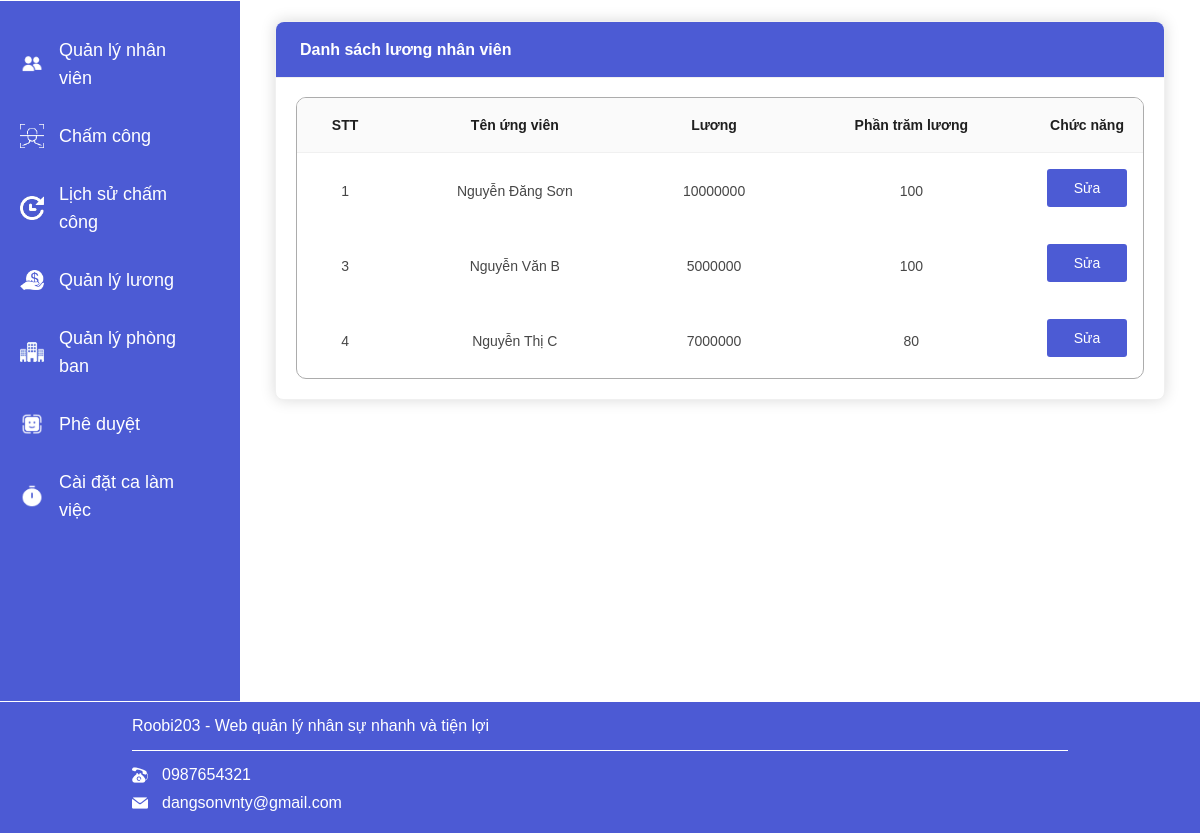
The page /web_qlns/home/ql_luong.php on the database its author committed.
### tables this page shows
CREATE TABLE IF NOT EXISTS `ql_luong` (
`STT` int(11) NOT NULL,
  `id_nv` int(11) NOT NULL,
  `luong` varchar(30) NOT NULL,
  `phantram` varchar(30) NOT NULL
);

CREATE TABLE IF NOT EXISTS `user_nv` (
`id_nv` int(11) NOT NULL,
  `id_cty` int(11) NOT NULL,
  `name_nv` varchar(50) NOT NULL,
  `sdt_nv` varchar(20) NOT NULL,
  `email_nv` varchar(100) NOT NULL,
  `passwords_nv` varchar(50) NOT NULL,
  `sex` varchar(10) NOT NULL,
  `birthday` varchar(15) NOT NULL,
  `id_phong` int(11) NOT NULL,
  `chucvu` varchar(20) NOT NULL,
  `duyet` int(2) NOT NULL,
  `diachi` text NOT NULL,
  `congviec` varchar(50) NOT NULL
);

### web_qlns/home/ql_luong.php (the view, shortened to what this page needs)
<!DOCTYPE html>
<head>
    <link rel="stylesheet" href="../css/view.css" type="text/css" />
    <link rel="stylesheet" href="../css/history_timekeeping.css" type="text/css" />
    <link rel="stylesheet" href="../css/register_company.css" type="text/css" />
    <link rel="stylesheet" href="../css/giaodien.css">
</head>
<body>
            <?php
            include('../includes/header2.php');
            ?>
    <div class="page_content_website" style="display: block;">
        <?php
        include('./menu_cty.php');
        ?>
        <div class="contain_timekeeping page_cty active" data-cty="4" style="display: block">
            <div class="content_timekeeping content_ql_duyet">
                <div class="box_table_history">
                    <div class="ant-card">
                        <div class="ant-card-head">
                            <div class="ant-card-head-title">
                                <h2>Danh sách lương nhân viên</h2>
                            </div>
                        </div>
                        <div class="ant-card-body">
                            <div class="ant-table-wrapper">
                                <table class="table_history">
                                    <thead class="ant-table-thead">
                                        <tr>
                                            <th class="ant-table-cell" scope="col" style="text-align: center;">
                                                <p>STT</p>
                                            </th>
                                            <th class="ant-table-cell" scope="col" style="text-align: center;">
                                                <p>Tên ứng viên</p>
                                            </th>
                                            <th class="ant-table-cell" scope="col" style="text-align: center;">
                                                <p>Lương</p>
                                            </th>
                                            <th class="ant-table-cell" scope="col" style="text-align: center;">
                                                <p>Phần trăm lương</p>
                                            </th>
                                            <th class="ant-table-cell" scope="col" style="text-align: center;">
                                                <p>Chức năng</p>
                                            </th>
                                        </tr>
                                    </thead>
                                    <tbody class="ant-table-tbody">
                                        <?php
                                        $sql_luong = "SELECT * FROM user_nv, ql_luong WHERE ql_luong.id_nv = user_nv.id_nv AND id_cty = 10000 AND duyet = 1";
                                        $result_luong = mysqli_query($conn, $sql_luong);
                                        if (mysqli_num_rows($result_luong) > 0) {
                                            while ($row = mysqli_fetch_assoc($result_luong)) {
                                        ?>
                                            <tr>
                                                <td><?php echo $row["STT"]; ?></td>
                                                <td><?php echo $row["name_nv"]; ?></td>
                                                <td><?php echo $row["luong"]; ?></td>
                                                <td><?php echo $row["phantram"]; ?></td>
                                                <td class="td_padd">
                                                    <a href="./edit_luong.php?id_nv=<?php echo $row['id_nv']; ?>" class="show_form_edit">Sửa</a>
                                                </td>
                                            </tr>
                                        <?php
                                            }
                                        } else {
                                            echo "0 results";
                                        }
                                        ?>
                                    </tbody>
                                </table>
                            </div>
                        </div>
                    </div>
                </div>
            </div>
        </div>
    </div>
    <?php
    include('../includes/footer.php');
    ?>
</body>
</html>

### web_qlns/css/view.css (style rules this page uses)
a { color: unset; text-decoration: none; }
body { margin: 0; }
.page_content_website { width: 100%; float: left; min-height: 700px; font-size: 15px; line-height: 28px; border-top: solid 1px #fff; border-bottom: solid 1px #fff; background-color: #4C5BD4; }
.box_table_history { width: 100%; float: left; }
.active { background-color: #fff; }
.page_cty.active { height: 700px; }
.td_padd { display: flex; justify-content: center; }
.show_form_edit { width: 80px; padding: 8px 5px; color: #fff; border: unset; background-color: #4C5BD4; border-radius: 3px; margin-bottom: 5px; }
.content_timekeeping.content_ql_duyet { padding-top: 20px; }

### web_qlns/css/history_timekeeping.css (style rules this page uses)
* { padding: 0; margin: 0; font-family: Roboto-Regular, sans-serif !important; box-sizing: border-box; }
.contain_timekeeping { width: 80%; float: left; }
.content_timekeeping { padding: 25px 35px 0 35px; }
.ant-card { box-shadow: 0 0 15px 0 rgba(0,0,0,.15); border: 1px solid #f0f0f0; padding: 0; color: rgba(0, 0, 0, 0.88); font-size: 14px; line-height: 1.5714285714285714; list-style: none; font-family: -apple-system,BlinkMacSystemFont,'Segoe UI',Roboto,'Helvetica Neue',Arial,'Noto Sans',sans-serif,'Apple Color Emoji','Segoe UI Emoji','Segoe UI Symbol','Noto Color Emoji'; position: relative; background: #ffffff; border-radius: 8px; }
.ant-card .ant-card-head { background: #4C5BD4 !important; color: #fff!important; display: flex; justify-content: center; flex-direction: column; min-height: 56px; margin-bottom: -1px; padding: 0 24px; font-weight: 600; font-size: 16px; background: transparent; border-bottom: 1px solid #f0f0f0; border-radius: 8px 8px 0 0; }
.ant-card-head-title h2 { font-size: 16px; color: rgb(255, 255, 255); }
.ant-card .ant-card-body { padding: 0px 20px 20px 20px; border-radius: 0 0 8px 8px; }
.ant-table-wrapper { border-start-start-radius: 8px; border-start-end-radius: 8px; position: relative; border: 1px solid rgb(172, 172, 172); border-radius: 10px; margin-top: 20px; overflow: scroll; }
.table_history { width: 100%; min-width: 100%; border-radius: 8px 8px 0 0; border-collapse: separate; border-spacing: 0; color: #474747; font-weight: 500; }
tr th { padding: 16px 16px; overflow-wrap: break-word; position: relative; color: rgba(0, 0, 0, 0.88); font-weight: 600; background: #fafafa; border-bottom: 1px solid #f0f0f0; transition: background 0.2s ease; }
tr td { text-align: center; padding: 16px 16px; }

### web_qlns/css/register_company.css (style rules this page uses)
* { padding: 0; margin: 0; font-family: Roboto-Regular, sans-serif !important; box-sizing: border-box; }

### web_qlns/css/giaodien.css (style rules this page uses)
* { padding: 0; margin: 0; font-family: Roboto; box-sizing: border-box; }
a { text-decoration: none; }
th:last-child { width: 10%; }
table a { color: #4C5BD4; }

### rows shown on the page
ql_luong: STT "1", id_nv.name_nv "Nguyễn Đăng Sơn", luong "10000000", phantram "100"
ql_luong: STT "3", id_nv.name_nv "Nguyễn Văn B", luong "5000000", phantram "100"
ql_luong: STT "4", id_nv.name_nv "Nguyễn Thị C", luong "7000000", phantram "80"
